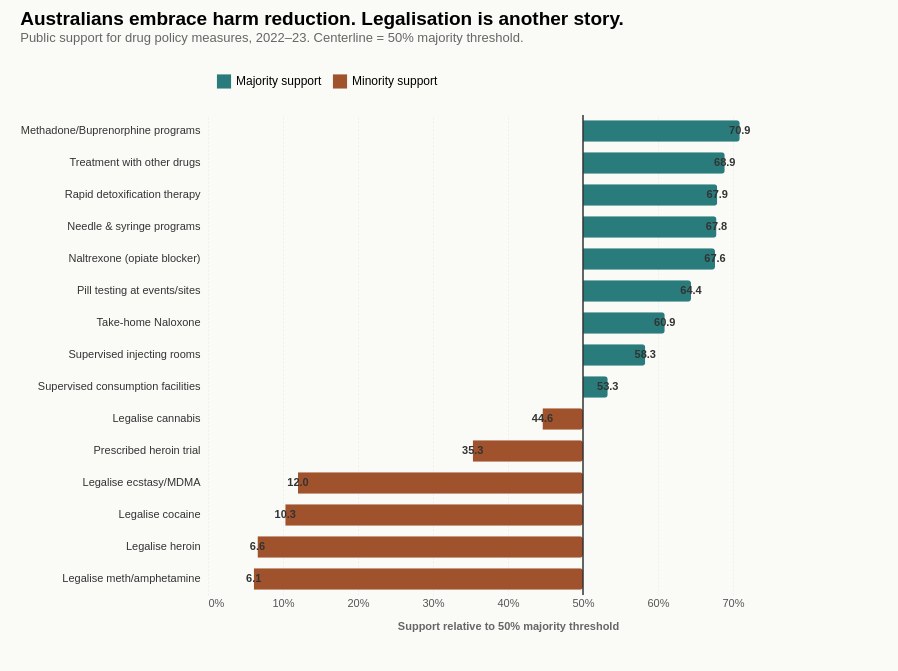

The Vega-Lite source for this figure:
### Vega-Lite specification from a JSON file in a GitHub repository (floating-point values rounded to 4 significant figures)
{"$schema": "https://vega.github.io/schema/vega-lite/v5.json", "title": {"text": "Australians embrace harm reduction. Legalisation is another story.", "subtitle": "Public support for drug policy measures, 2022–23. Centerline = 50% majority threshold.", "anchor": "start", "fontSize": 19, "subtitleFontSize": 13, "subtitleColor": "#666", "offset": 20}, "config": {"view": {"stroke": null}, "font": "sans-serif"}, "background": "#FAFAF7", "width": 600, "height": 480, "padding": {"left": 20, "right": 90, "top": 10, "bottom": 40}, "data": {"values": [{"policy": "Methadone/Buprenorphine programs", "support": 70.9, "category": "Harm reduction", "x_signed": 20.9, "majority": "Majority support"}, {"policy": "Treatment with other drugs", "support": 68.9, "category": "Harm reduction", "x_signed": 18.9, "majority": "Majority support"}, {"policy": "Rapid detoxification therapy", "support": 67.9, "category": "Harm reduction", "x_signed": 17.9, "majority": "Majority support"}, {"policy": "Needle & syringe programs", "support": 67.8, "category": "Harm reduction", "x_signed": 17.8, "majority": "Majority support"}, {"policy": "Naltrexone (opiate blocker)", "support": 67.6, "category": "Harm reduction", "x_signed": 17.6, "majority": "Majority support"}, {"policy": "Pill testing at events/sites", "support": 64.4, "category": "Harm reduction", "x_signed": 14.4, "majority": "Majority support"}, {"policy": "Take-home Naloxone", "support": 60.9, "category": "Harm reduction", "x_signed": 10.9, "majority": "Majority support"}, {"policy": "Supervised injecting rooms", "support": 58.3, "category": "Harm reduction", "x_signed": 8.3, "majority": "Majority support"}, {"policy": "Supervised consumption facilities", "support": 53.3, "category": "Harm reduction", "x_signed": 3.3, "majority": "Majority support"}, {"policy": "Legalise cannabis", "support": 44.6, "category": "Legalisation", "x_signed": -5.4, "majority": "Minority support"}, {"policy": "Prescribed heroin trial", "support": 35.3, "category": "Harm reduction", "x_signed": -14.7, "majority": "Minority support"}, {"policy": "Legalise ecstasy/MDMA", "support": 12.0, "category": "Legalisation", "x_signed": -38.0, "majority": "Minority support"}, {"policy": "Legalise cocaine", "support": 10.3, "category": "Legalisation", "x_signed": -39.7, "majority": "Minority support"}, {"policy": "Legalise heroin", "support": 6.6, "category": "Legalisation", "x_signed": -43.4, "majority": "Minority support"}, {"policy": "Legalise meth/amphetamine", "support": 6.1, "category": "Legalisation", "x_signed": -43.9, "majority": "Minority support"}]}, "layer": [{"mark": {"type": "bar", "cornerRadiusEnd": 3, "height": {"band": 0.75}}, "encoding": {"y": {"field": "policy", "type": "nominal", "sort": ["Methadone/Buprenorphine programs", "Treatment with other drugs", "Rapid detoxification therapy", "Needle & syringe programs", "Naltrexone (opiate blocker)", "Pill testing at events/sites", "Take-home Naloxone", "Supervised injecting rooms", "Supervised consumption facilities", "Legalise cannabis", "Prescribed heroin trial", "Legalise ecstasy/MDMA", "Legalise cocaine", "Legalise heroin", "Legalise meth/amphetamine"], "title": null, "axis": {"labelFontSize": 11, "labelColor": "#333", "domain": false, "ticks": false, "labelPadding": 8, "labelLimit": 220}}, "x": {"field": "x_signed", "type": "quantitative", "title": "Support relative to 50% majority threshold", "scale": {"domain": [-50, 30]}, "axis": {"values": [-50, -40, -30, -20, -10, 0, 10, 20], "labelExpr": "(datum.value + 50) + '%'", "labelFontSize": 11, "labelColor": "#555", "titleFontSize": 11, "titleColor": "#666", "domain": false, "ticks": false, "grid": true, "gridColor": "#EEE", "gridDash": [2, 2], "titlePadding": 12}}, "color": {"field": "majority", "type": "nominal", "scale": {"domain": ["Majority support", "Minority support"], "range": ["#2A7B7B", "#A0522D"]}, "legend": {"orient": "top", "title": null, "labelFontSize": 12, "symbolType": "square", "symbolSize": 200, "padding": 8}}, "tooltip": [{"field": "policy", "type": "nominal", "title": "Policy"}, {"field": "support", "type": "quantitative", "title": "Support (%)"}, {"field": "category", "type": "nominal", "title": "Stance"}]}}, {"mark": {"type": "text", "fontSize": 11, "fontWeight": 600, "color": "#333"}, "encoding": {"y": {"field": "policy", "type": "nominal", "sort": ["Methadone/Buprenorphine programs", "Treatment with other drugs", "Rapid detoxification therapy", "Needle & syringe programs", "Naltrexone (opiate blocker)", "Pill testing at events/sites", "Take-home Naloxone", "Supervised injecting rooms", "Supervised consumption facilities", "Legalise cannabis", "Prescribed heroin trial", "Legalise ecstasy/MDMA", "Legalise cocaine", "Legalise heroin", "Legalise meth/amphetamine"]}, "x": {"field": "x_signed", "type": "quantitative"}, "text": {"field": "support", "format": ".1f"}, "align": {"condition": {"test": "datum.x_signed < 0", "value": "right"}, "value": "left"}, "dx": {"condition": {"test": "datum.x_signed < 0", "value": -6}, "value": 6}}}, {"data": {"values": [{"x": 0}]}, "mark": {"type": "rule", "stroke": "#333", "strokeWidth": 1.5}, "encoding": {"x": {"field": "x", "type": "quantitative"}}}]}
